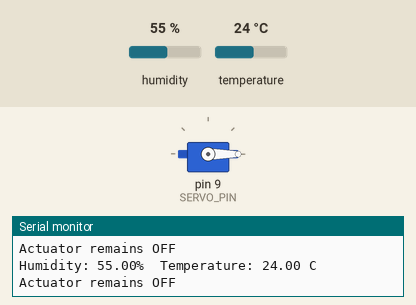
Simulated run of this sketch. Board: Arduino Uno, built with avr-gcc and run on an emulated ATmega328P. Parts: servo, the last lines printed to the serial monitor. The test bench sets the inputs (shaded band); at power-on: temperature 24 °C, humidity 55 %.

Above: at 2.8 s.
2.9 s: temperature set to 29.3 °C
5.6 s: temperature set to 30.8 °C
At 7.4 s:
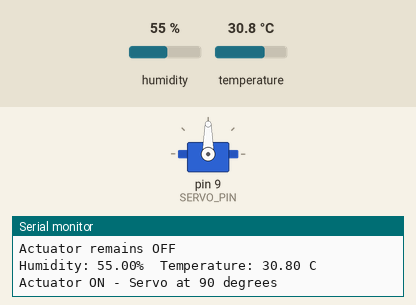
Timing chart, 0 to 8.9 s (numbered marks = the images above; inputs shaded):
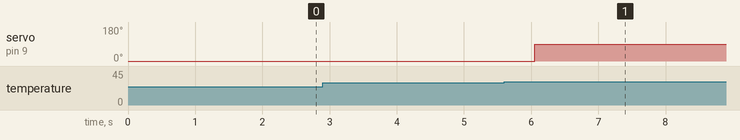

Measured:
- the behaviour switches between 30 and 30.1 °C on temperature (found by bisection; images 0 and 1)
- after the input at 5.6 s, servo on pin 9 (SERVO_PIN): 0° → 90° after 0.45 s

The sketch:

ACTUATOR_CONTROL_WITH_A_STATE_MACHINE.INO
```cpp
#include <DHT.h>
#include <Servo.h>

#define DHTPIN 2
#define DHTTYPE DHT22
#define SERVO_PIN 9

DHT dht(DHTPIN, DHTTYPE);
Servo myServo;

const float TEMP_ON = 30.0;
const float TEMP_OFF = 27.0;

bool actuatorState = false;

void setup() {
  Serial.begin(9600);

  dht.begin();
  myServo.attach(SERVO_PIN);

  myServo.write(0);

  Serial.println("DHT22 and Servo Control Example");
}

void loop() {
  float humidity = dht.readHumidity();
  float temperature = dht.readTemperature();

  if (isnan(humidity) || isnan(temperature)) {
    Serial.println("Failed to read DHT22 sensor!");
    delay(2000);
    return;
  }

  Serial.print("Humidity: ");
  Serial.print(humidity);
  Serial.print("%  Temperature: ");
  Serial.print(temperature);
  Serial.println(" C");

  // Hysteresis state machine
  if (!actuatorState && temperature > TEMP_ON) {
    actuatorState = true;
    myServo.write(90);
    Serial.println("Actuator ON - Servo at 90 degrees");
  }
  else if (actuatorState && temperature < TEMP_OFF) {
    actuatorState = false;
    myServo.write(0);
    Serial.println("Actuator OFF - Servo at 0 degrees");
  }
  else {
    Serial.println(actuatorState
      ? "Actuator remains ON"
      : "Actuator remains OFF");
  }

  delay(2000);
}
```
